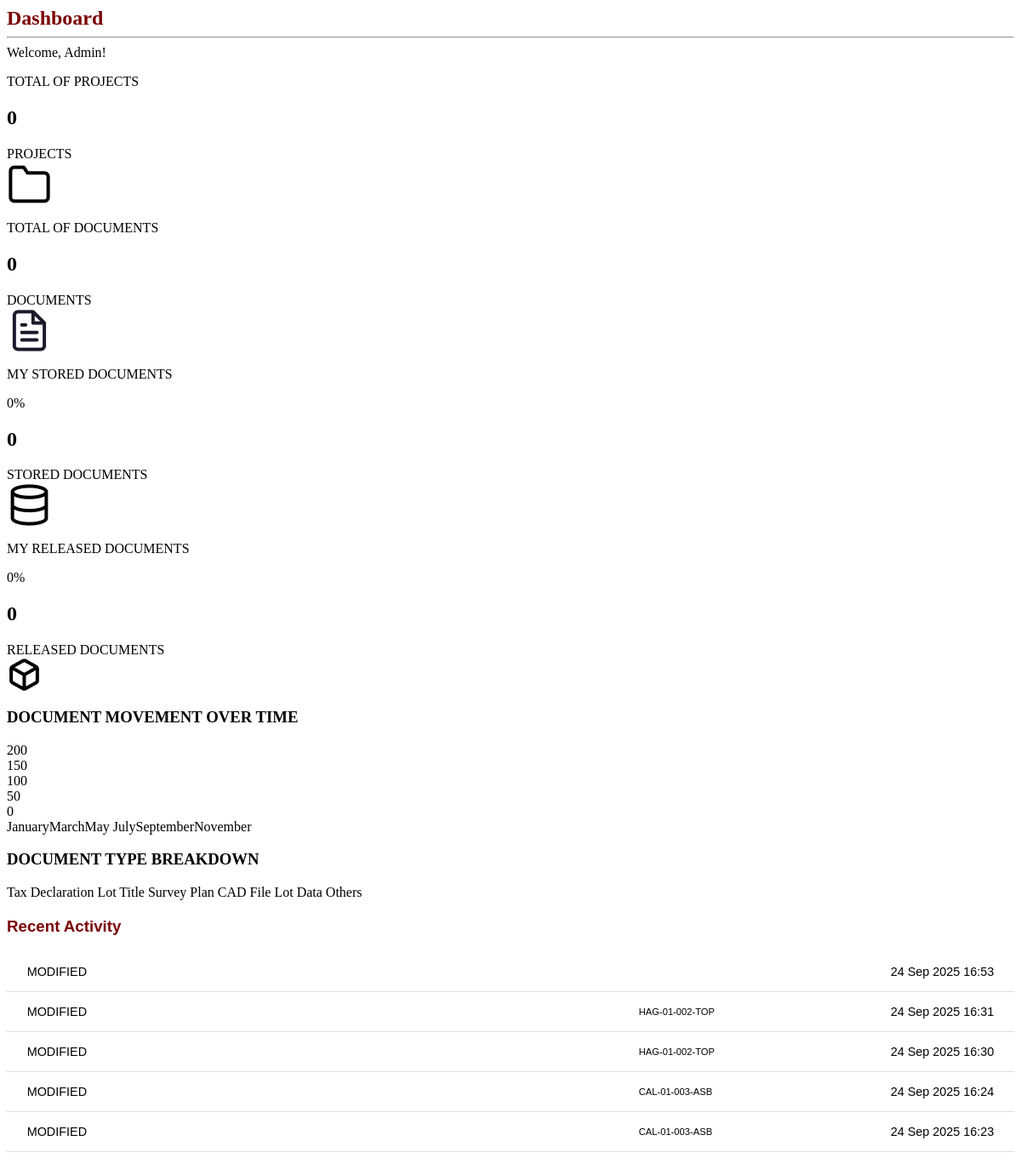
The app's page /admin_dashboard.php (signed in), older data.
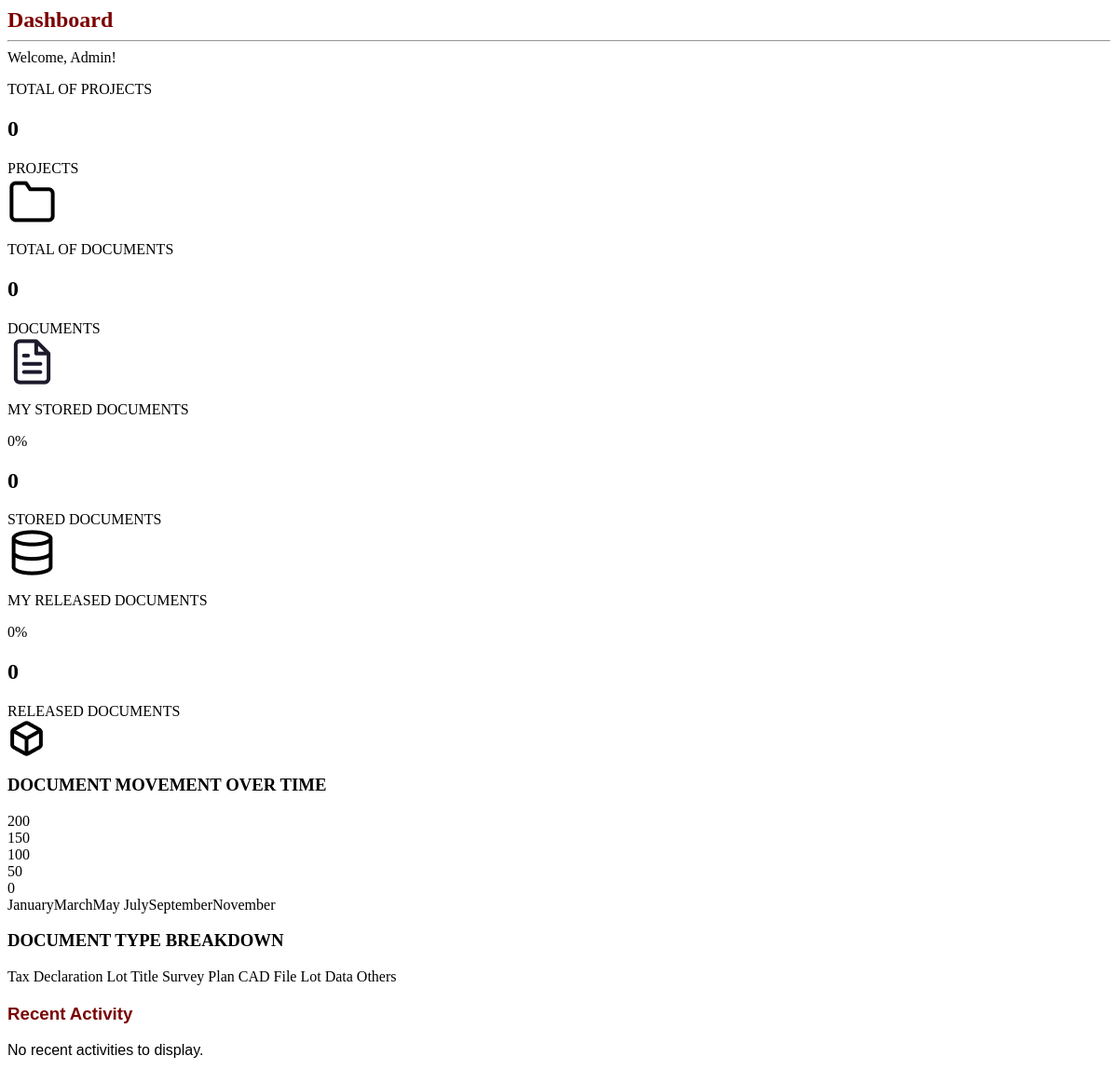
The same page, newer data.
### tables this page shows
CREATE TABLE `activity_log` (
  `ActivityLogID` varchar(10) NOT NULL,
  `ProjectID` varchar(20) NOT NULL,
  `DocumentID` varchar(10) NOT NULL,
  `Status` enum('CREATED','VIEWED','MODIFIED','DELETED','RETRIEVED','RETURNED','UPLOADED') NOT NULL,
  `EmployeeID` varchar(10) NOT NULL,
  `Time` timestamp NULL DEFAULT current_timestamp()
);

### admin_dashboard.php (the view, shortened to what this page needs)
<div class="topbar">
    <span>Dashboard</span>
</div>
<hr class="top-line" />
<div class="welcome">Welcome, Admin!</div>
<?php
include 'server/server.php';
$total_projects_query = "SELECT COUNT(*) as total FROM project";
$total_projects_result = $conn->query($total_projects_query);
$total_projects = $total_projects_result->fetch_assoc()['total'];
$total_documents_query = "SELECT COUNT(*) as total FROM document WHERE documentstatus IS NOT NULL";
$total_documents_result = $conn->query($total_documents_query);
$total_documents = $total_documents_result->fetch_assoc()['total'];
$stored_documents_query = "SELECT COUNT(*) as total FROM document WHERE documentstatus='stored'";
$stored_documents_result = $conn->query($stored_documents_query);
$stored_documents = $stored_documents_result->fetch_assoc()['total'];
$released_documents_query = "SELECT COUNT(*) as total FROM document WHERE documentstatus='released'";
$released_documents_result = $conn->query($released_documents_query);
$released_documents = $released_documents_result->fetch_assoc()['total'];
$percentage_stored = $total_documents > 0 ? round(($stored_documents / $total_documents) * 100) : 0;
$percentage_released = $total_documents > 0 ? round(($released_documents / $total_documents) * 100) : 0;
$stats = [
    ["label" => "TOTAL OF PROJECTS", "value" => $total_projects, "icon" => "folder.png", "text" => "PROJECTS"],
    ["label" => "TOTAL OF DOCUMENTS", "value" => $total_documents, "icon" => "File text.png", "text" => "DOCUMENTS"],
    ["label" => "MY STORED DOCUMENTS", "value" => $stored_documents, "percent" => $percentage_stored, "icon" => "Database.png", "text" => "STORED DOCUMENTS"],
    ["label" => "MY RELEASED DOCUMENTS", "value" => $released_documents, "percent" => $percentage_released, "icon" => "Box.png", "text" => "RELEASED DOCUMENTS"]
];
?>
<div class="stats">
    <?php foreach ($stats as $stat): ?>
    <div class="stat-box">
        <div class="stat-top">
            <p><?= $stat["label"] ?></p>
            <?php if (isset($stat["percent"])): ?>
            <span class="percent"><?= $stat["percent"] ?>%</span>
            <?php endif; ?>
        </div>
        <div class="stat-bottom">
            <div class="stat-info">
                <h2><?= $stat["value"] ?></h2>
                <span class="label"><?= $stat["text"] ?></span>
            </div>
            <div class="icon-container">
                <img src="picture/<?= $stat["icon"] ?>" alt="<?= $stat["text"] ?> Icon" />
            </div>
        </div>
    </div>
    <?php endforeach; ?>
</div>
<div class="mid-section">
    <div class="chart-section">
        <h3>DOCUMENT MOVEMENT OVER TIME</h3>
        <div class="graph-box">
            <div class="y-labels">
                <div>200</div>
                <div>150</div>
                <div>100</div>
                <div>50</div>
                <div>0</div>
            </div>
            <div class="graph-area">
                <div class="x-labels">
                    <span>January</span><span>March</span><span>May</span>
                    <span>July</span><span>September</span><span>November</span>
                </div>
            </div>
        </div>
        <div class="breakdown-section">
            <h3>DOCUMENT TYPE BREAKDOWN</h3>
            <div class="legend">
                <span><span class="dot" style="background:#8B5E5E"></span>Tax Declaration</span>
                <span><span class="dot" style="background:#C27C7C"></span>Lot Title</span>
                <span><span class="dot" style="background:#D88F8F"></span>Survey Plan</span>
                <span><span class="dot" style="background:#B25454"></span>CAD File</span>
                <span><span class="dot" style="background:#E0BABA"></span>Lot Data</span>
                <span><span class="dot" style="background:#F2DCDC"></span>Others</span>
            </div>
        </div>
    </div>
    <?php
include 'server/server.php';
$userRole = $_SESSION['role'] ?? null;
$userID = $_SESSION['employeeid'] ?? null;
$recent_activities = [];
if ($userRole === 'admin') {
    $sql = "
    SELECT
      al.ActivityLogID,
      al.ProjectID,
      al.DocumentID,
      al.Status,
      al.Time,
      e.EmployeeID,
      e.JobPosition,
      CONCAT(SUBSTRING(e.EmpFName, 1, 1), '*** ', SUBSTRING(e.EmpLName, 1, 1), '***') AS masked_employee_name,
      d.DocumentName
    FROM activity_log al
    JOIN employee e ON al.EmployeeID = e.EmployeeID
    LEFT JOIN document d ON al.DocumentID = d.DocumentID
    ORDER BY al.Time DESC
    LIMIT 5
    ";
} else if ($userRole === 'user' && $userID) {
    $sql = "
    SELECT
      al.ActivityLogID,
      al.ProjectID,
      al.DocumentID,
      al.Status,
      al.Time,
      e.EmployeeID,
      e.JobPosition,
      CONCAT(SUBSTRING(e.EmpFName, 1, 1), '*** ', SUBSTRING(e.EmpLName, 1, 1), '***') AS masked_employee_name,
      d.DocumentName
    FROM activity_log al
    JOIN employee e ON al.EmployeeID = e.EmployeeID
    LEFT JOIN document d ON al.DocumentID = d.DocumentID
    WHERE al.EmployeeID = ?
    ORDER BY al.Time DESC
    LIMIT 5
    ";
} else {
    $recent_activities = [];
}
if (!empty($sql)) {
    if ($userRole === 'user' && $userID) {
        $stmt = $conn->prepare($sql);
        $stmt->bind_param("s", $userID);
        $stmt->execute();
        $result = $stmt->get_result();
    } else {
        $result = $conn->query($sql);
    }
    if ($result && $result->num_rows > 0) {
        while ($row = $result->fetch_assoc()) {
            $display_info = empty($row['DocumentID']) ? $row['ProjectID'] : $row['DocumentName'];
            $recent_activities[] = [
                'activity_log_id' => $row['ActivityLogID'],
                'project_id' => $row['ProjectID'],
                'document_id' => $row['DocumentID'],
                'status' => $row['Status'],
                'time' => $row['Time'],
                'masked_employee_name' => $row['masked_employee_name'],
                'JobPosition' => $row['JobPosition'],
                'display_info' => $display_info
            ];
        }
    }
}
?>
    <div class="recent-list">
        <h3>Recent Activity</h3>
        <?php if (empty($recent_activities)): ?>
        <p>No recent activities to display.</p>
        <?php else: ?>
        <?php foreach ($recent_activities as $activity): ?>
        <div class="recent-item">
            <div class="status">
                <?= htmlspecialchars(strtoupper($activity['status'])) ?>
            </div>
            <div class="display-info">
                <?= htmlspecialchars($activity['display_info']) ?>
            </div>
            <div class="datetime">
                <?= date('d M Y H:i', strtotime($activity['time'])) ?>
            </div>
        </div>
        <?php endforeach; ?>
        <?php endif; ?>
    </div>
</div>

### admin_dashboard.php (style rules this page uses)
.topbar span { font-size: 2cqw; color: #7B0302; font-weight: 700; }
.recent-list { min-width: 40%; margin: 20px auto; font-family: Arial, sans-serif; }
.recent-list h3 { color: #7B0302; }
.recent-item { display: flex; align-items: center; padding: 15px 0; border-bottom: 1px solid #ddd; }
.status { margin-left: 2%; flex: 1; text-align: left; font-size: 0.9rem; }
.display-info { min-width: 25%; font-size: 0.7rem; text-align: left; }
.datetime { font-size: 0.8rem; text-align: right; margin-right: 2%; font-size: 0.9rem; }

Row changes from the older to the newer data that the page shows:
removed activity_log: Status "MODIFIED", Time "24 Sep 2025 16:53"
removed activity_log: Status "MODIFIED", ProjectID "HAG-01-002-TOP", Time "24 Sep 2025 16:31"
removed activity_log: Status "MODIFIED", ProjectID "HAG-01-002-TOP", Time "24 Sep 2025 16:30"
removed activity_log: Status "MODIFIED", ProjectID "CAL-01-003-ASB", Time "24 Sep 2025 16:24"
removed activity_log: Status "MODIFIED", ProjectID "CAL-01-003-ASB", Time "24 Sep 2025 16:23"
Text that changed along with them:
text now shown: "No recent activities to display."
